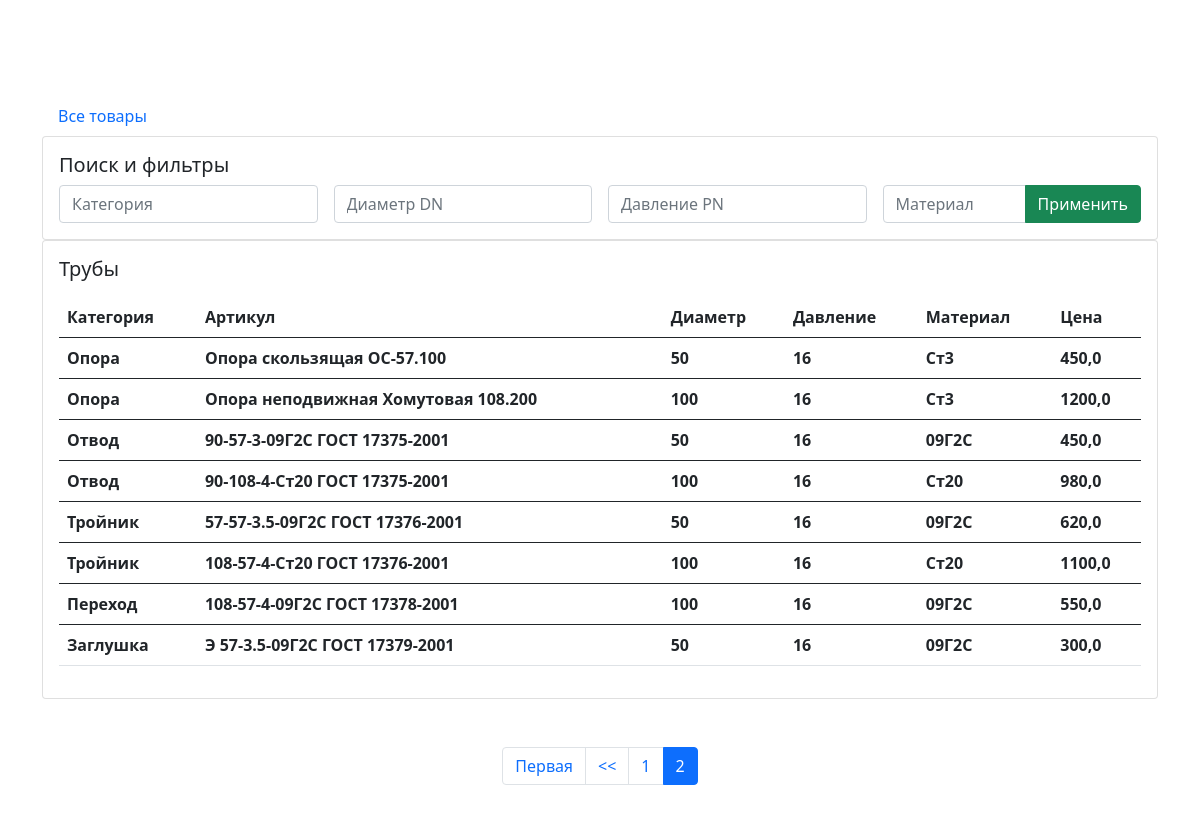
Screenshot of /?page=2 with the database file from the repository.
### product/models.py (models this page shows)
class Product(models.Model):
    category = models.CharField(verbose_name='Категория')
    designation = models.CharField(verbose_name='Обозначение/Артикуль')
    diameter_dn = models.IntegerField(verbose_name='Условный проход')
    pressure_pn = models.IntegerField(verbose_name='Условное давление')
    material = models.CharField(verbose_name='Материал')
    price = models.FloatField(verbose_name='Цена')
    class Meta:
        verbose_name = ('Изделие')
        verbose_name_plural = ('Изделия')

### search/views.py (the view)
# urls.py: path('', SearchPageView.as_view(), name='SearchPageView')
class SearchPageView(TemplateView):
    template_name = 'search/search.html'
    paginate_by = 10
    def get_context_data(self, **kwargs):
        context = super().get_context_data(**kwargs)
        category_query = self.request.GET.get('category', '').strip()
        diameter_query = self.request.GET.get('diameter_dn', '').strip()
        pressure_query = self.request.GET.get('pressure_pn', '').strip()
        material_query = self.request.GET.get('material', '').strip()
        product_list = Product.objects.all()
        if category_query:
            product_list = product_list.filter(
                category__startswith=category_query.capitalize()
            )
        if diameter_query:
            product_list = product_list.filter(
                diameter_dn=diameter_query
            )
        if pressure_query:
            product_list = product_list.filter(
                pressure_pn=pressure_query
            )
        if material_query:
            product_list = product_list.filter(
                material__startswith=material_query.capitalize()
            )
        paginator = Paginator(product_list, self.paginate_by)
        page_number = self.request.GET.get('page')
        page_obj = paginator.get_page(page_number)
        context['page_obj'] = page_obj
        return context

### templates/search/search.html (shortened to what this page needs)
{% extends "base.html" %}
{% load static %}
{% block content %}
<a class="nav-link" href="{% url 'search:SearchPageView' %}">Все товары</a>
<div class="card">
    <div class="card-body">
        <h5 class="card-title">Поиск и фильтры</h5>
        <form method="get" class="row g-3">
            <div class="col-md-6 col-lg-3">
                <input type="text" class="form-control" name="category" placeholder="Категория" value="{{ request.GET.category }}">
            </div>
            <div class="col-md-6 col-lg-3">
                <input type="text" class="form-control" name="diameter_dn" placeholder="Диаметр DN" value="{{ request.GET.diameter_dn }}">
            </div>
            <div class="col-md-6 col-lg-3">
                <input type="text" class="form-control" name="pressure_pn" placeholder="Давление PN" value="{{ request.GET.pressure_pn }}">
            </div>
            <div class="col-md-6 col-lg-3">
                <div class="input-group">
                    <input type="text" class="form-control" name="material" placeholder="Материал" value="{{ request.GET.material }}">
                    <button type="submit" class="btn btn-success">Применить</button>
                </div>
            </div>
        </form>
    </div>
</div>
<div class="card">
    <div class="card-body">
        <h5 class="card-title">Трубы</h5>
            <p class="card-text">
                <table class="table">
                    <thread>
                        <tr>
                            <th cope="col">Категория</th>
                            <th cope="col">Артикул</th>
                            <th cope="col">Диаметр</th>
                            <th cope="col">Давление</th>
                            <th cope="col">Материал</th>
                            <th cope="col">Цена</th>
                        </tr>
                    </thread>
                        {% if page_obj %}
                        {% for products in page_obj %}
                        {% ifchanged %}
                        <tbody>
                            <th>{{ products.category }}</th>
                            <th>{{ products.designation }}</th>
                            <th>{{ products.diameter_dn }}</th>
                            <th>{{ products.pressure_pn }}</th>
                            <th>{{ products.material }}</th>
                            <th>{{ products.price }}</th>
                        {% endifchanged %}
                        {% endfor %}
                        {% else %}
                        <h3>Результатов нет! Возможно вы допустили ошибку при поиске.</h3>
                        {% endif %}
                    </tbody>
                    </table>
                    </p>
                </div>
            </div>
        </div>
{% include "includes/paginator.html" %}
{% endblock %}

### rows the page displays
Product: category "Опора", designation "Опора скользящая ОС-57.100", diameter_dn "50", pressure_pn "16", material "Ст3", price "450,0"
Product: category "Опора", designation "Опора неподвижная Хомутовая 108.200", diameter_dn "100", pressure_pn "16", material "Ст3", price "1200,0"
Product: category "Отвод", designation "90-57-3-09Г2С ГОСТ 17375-2001", diameter_dn "50", pressure_pn "16", material "09Г2С", price "450,0"
Product: category "Отвод", designation "90-108-4-Ст20 ГОСТ 17375-2001", diameter_dn "100", pressure_pn "16", material "Ст20", price "980,0"
Product: category "Тройник", designation "57-57-3.5-09Г2С ГОСТ 17376-2001", diameter_dn "50", pressure_pn "16", material "09Г2С", price "620,0"
Product: category "Тройник", designation "108-57-4-Ст20 ГОСТ 17376-2001", diameter_dn "100", pressure_pn "16", material "Ст20", price "1100,0"
Product: category "Переход", designation "108-57-4-09Г2С ГОСТ 17378-2001", diameter_dn "100", pressure_pn "16", material "09Г2С", price "550,0"
Product: category "Заглушка", designation "Э 57-3.5-09Г2С ГОСТ 17379-2001", diameter_dn "50", pressure_pn "16", material "09Г2С", price "300,0"

### other values shown
{{ i }} "1"
{{ i }} "2"
